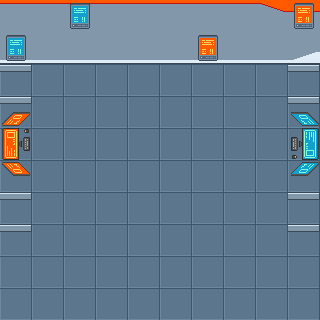

This is a level from a 2D game, rendered from its Tiled map with the project's own tilesets. A one-line summary and the complete map file follow:
An orthogonal 10x10 tile map with 32x32 px tiles, 3 tile layers (Camada de Blocos 1, Camada de Blocos 2, Camada de Blocos 2), 2 tilesets.

<map version="1.10" tiledversion="1.11.2" orientation="orthogonal" renderorder="right-down" width="10" height="10" tilewidth="32" tileheight="32" infinite="0" nextlayerid="4" nextobjectid="1">
 <tileset firstgid="1" source="../../graphics/tilesets/pixel-cyberpunk-interior.tsx" />
 <tileset firstgid="232" source="../../graphics/tilesets/pixel-cyberpunk-interior.tsx" />
 <layer id="1" name="Camada de Blocos 1" width="10" height="10">
  <data encoding="csv">
43,43,43,43,43,43,43,43,43,43,
43,43,43,43,43,43,43,43,43,43,
43,43,43,43,43,43,43,43,43,43,
43,43,43,43,43,43,43,43,43,43,
43,43,43,43,43,43,43,43,43,43,
43,43,43,43,43,43,43,43,43,43,
43,43,43,43,43,43,43,43,43,43,
43,43,43,43,43,43,43,43,43,43,
43,43,43,43,43,43,43,43,43,43,
43,43,43,43,43,43,43,43,43,43
</data>
 </layer>
 <layer id="2" name="Camada de Blocos 2" width="10" height="10">
  <data encoding="csv">
234,234,234,234,234,234,234,234,235,236,
255,255,255,255,255,255,255,255,255,256,
1610612990,0,0,0,0,0,0,0,0,1610612990,
1610612990,0,0,0,0,0,0,0,0,1610612990,
1610613038,0,0,0,0,0,0,0,0,2684354841,
1610613037,0,0,0,0,0,0,0,0,2684354842,
1610612990,0,0,0,0,0,0,0,0,1610612990,
1610612990,0,0,0,0,0,0,0,0,1610612990,
0,0,0,0,0,0,0,0,0,0,
0,0,0,0,0,0,0,0,0,0
</data>
 </layer>
 <layer id="3" name="Camada de Blocos 2" width="10" height="10">
  <data encoding="csv">
0,0,239,0,0,0,0,0,0,238,
239,0,0,0,0,0,238,0,0,0,
0,0,0,0,0,0,0,0,0,0,
1610613039,0,0,0,0,0,0,0,0,2684354840,
1610613038,0,0,0,0,0,0,0,0,2684354841,
1610613037,0,0,0,0,0,0,0,0,2684354842,
0,0,0,0,0,0,0,0,0,0,
0,0,0,0,0,0,0,0,0,0,
0,0,0,0,0,0,0,0,0,0,
0,0,0,0,0,0,0,0,0,0
</data>
 </layer>
</map>
